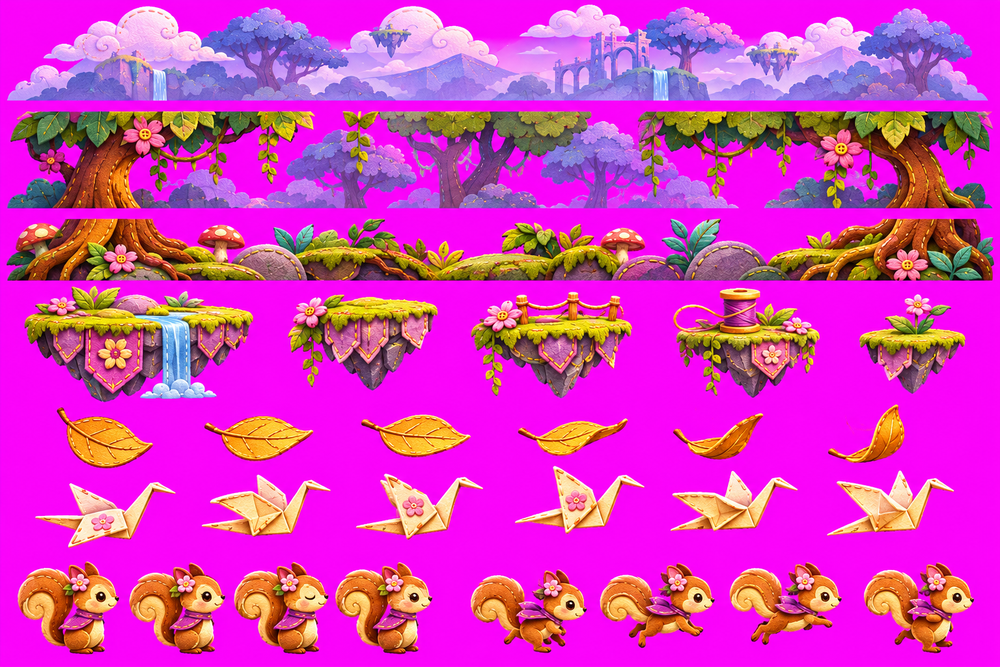
#> input picture herramientas/cap2/fuentes/hoja_bosque1.png, 1000 x 667 px, shrunk from 1536 x 1024 before the run; its folder holds only this picture in this run
$ python preparar_galeria.py
#> lines starting #> are read from the running program, lines starting #| are printed output that depends on the picture
"""GALERÍA de Yesli: postales de los niveles (Recuerdos), postal bloqueada, marco de criaturas y pestañas.
Quita el magenta (distancia al #FF00FF, borde suave) y recorta a lo dibujado. Sin redibujar.
Uso: python3 -I herramientas/galeria/preparar_galeria.py"""
import os, glob
import numpy as np
from PIL import Image
D = os.path.dirname(os.path.abspath(__file__)); OUT = os.path.join(D, '..', '..', 'assets', 'galeria')
for f in sorted(glob.glob(os.path.join(D, 'fuentes', '*.png'))):
    a = np.array(Image.open(f).convert('RGB')).astype(float)
    d = np.sqrt((a[..., 0] - 255) ** 2 + a[..., 1] ** 2 + (a[..., 2] - 255) ** 2)
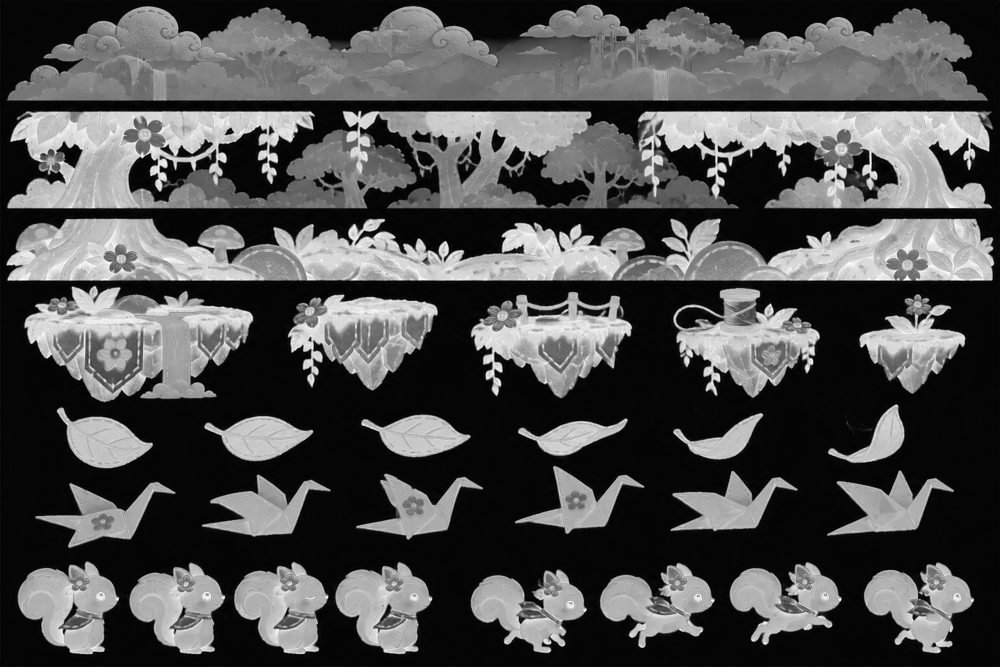
#> d: shape (667, 1000) float64; min 0, max 360.7, mean 113.3; drawn with min black and max white
    al = ((d - 60) / 70).clip(0, 1)
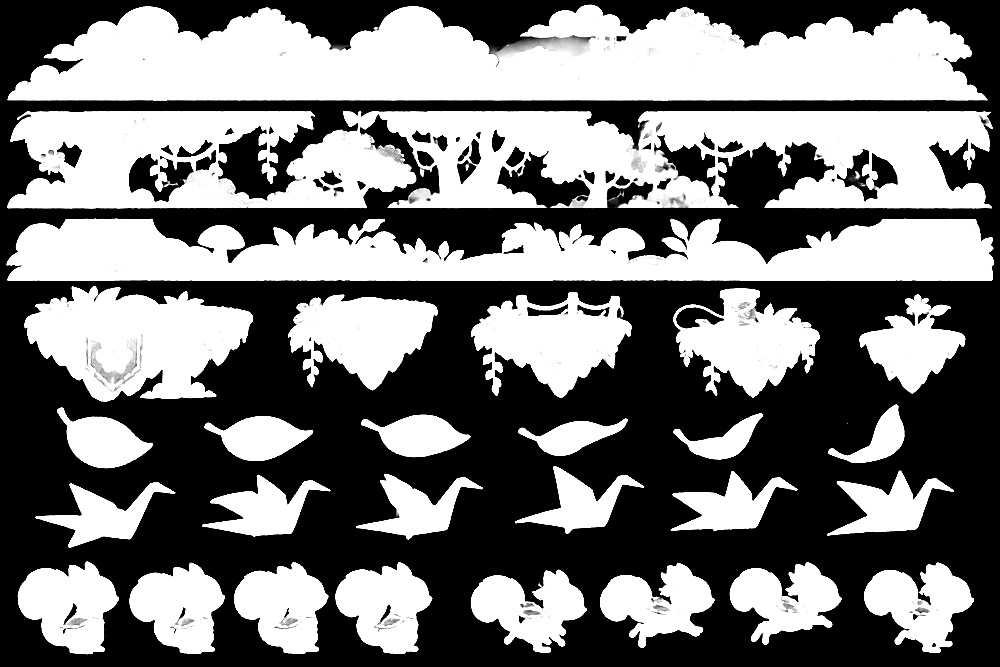
#> al: shape (667, 1000) float64; min 0, max 1, mean 0.472
    k = (1 - al)[..., None]; c = a.copy()   # quita el tinte magenta del borde suave
#> after `k = (1 - al)[..., None]`:
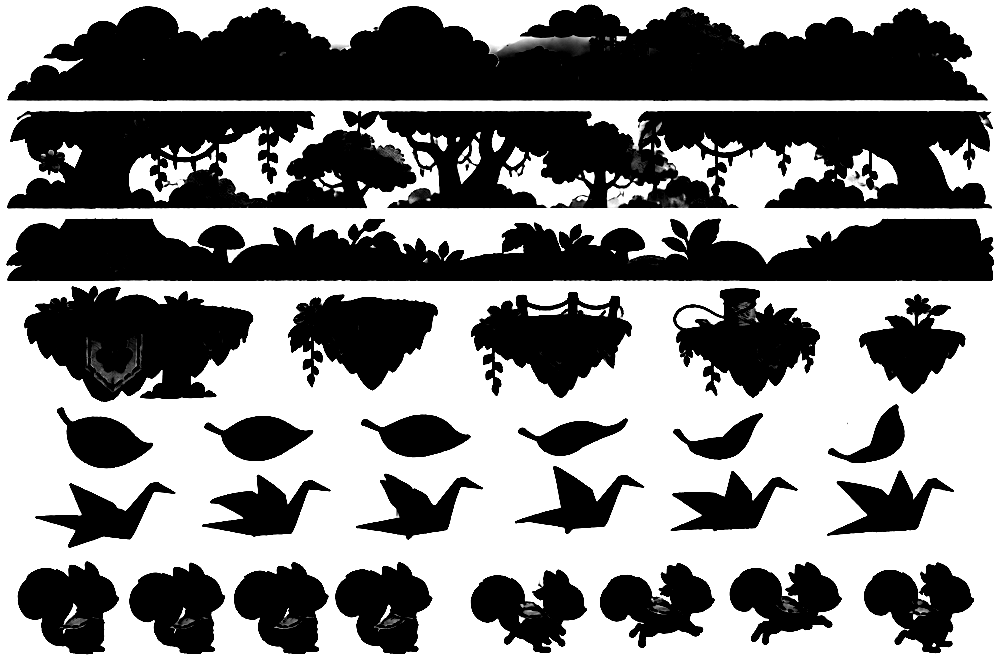
#> k: shape (667, 1000, 1) float64; min 0, max 1, mean 0.528
    c[..., 0] = np.where(al > 0, (a[..., 0] - 255 * (1 - al)) / np.maximum(al, 1e-3), a[..., 0]); c[..., 2] = np.where(al > 0, (a[..., 2] - 255 * (1 - al)) / np.maximum(al, 1e-3), a[..., 2])
    rgba = np.dstack([c.clip(0, 255), al * 255]).astype(np.uint8)
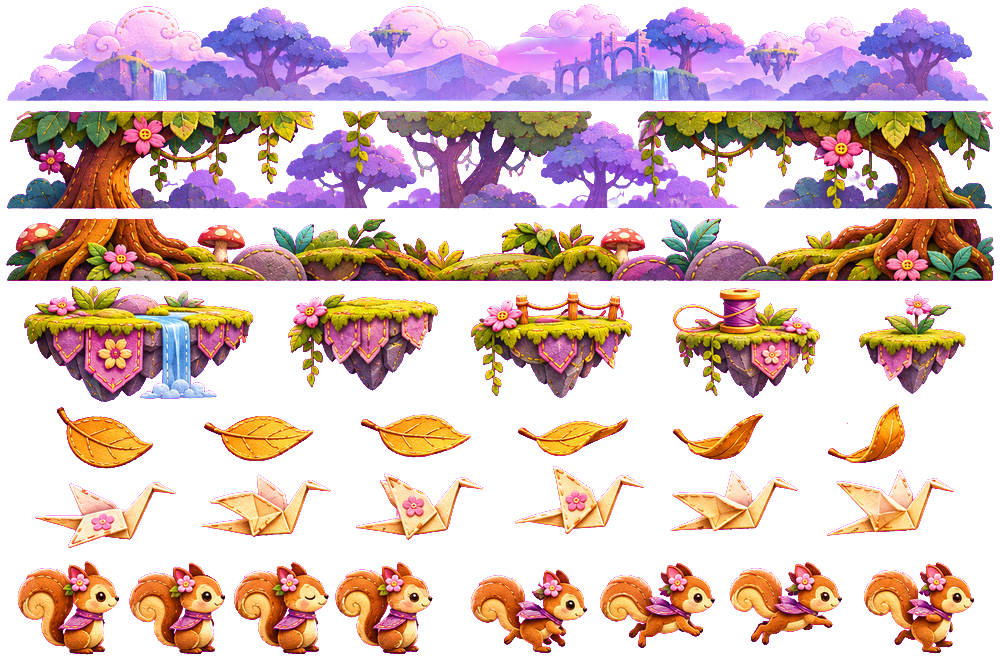
#> rgba: shape (667, 1000, 4); mean R, G, B, A 212.5, 59.9, 185.4, 120.4; transparent parts drawn white
    ys, xs = np.where(al > 0.1); im = Image.fromarray(rgba).crop((xs.min(), ys.min(), xs.max() + 1, ys.max() + 1))
#> after `im = Image.fromarray(rgba).crop((xs.min(), ys.min(), xs.max() + 1, ys.`:
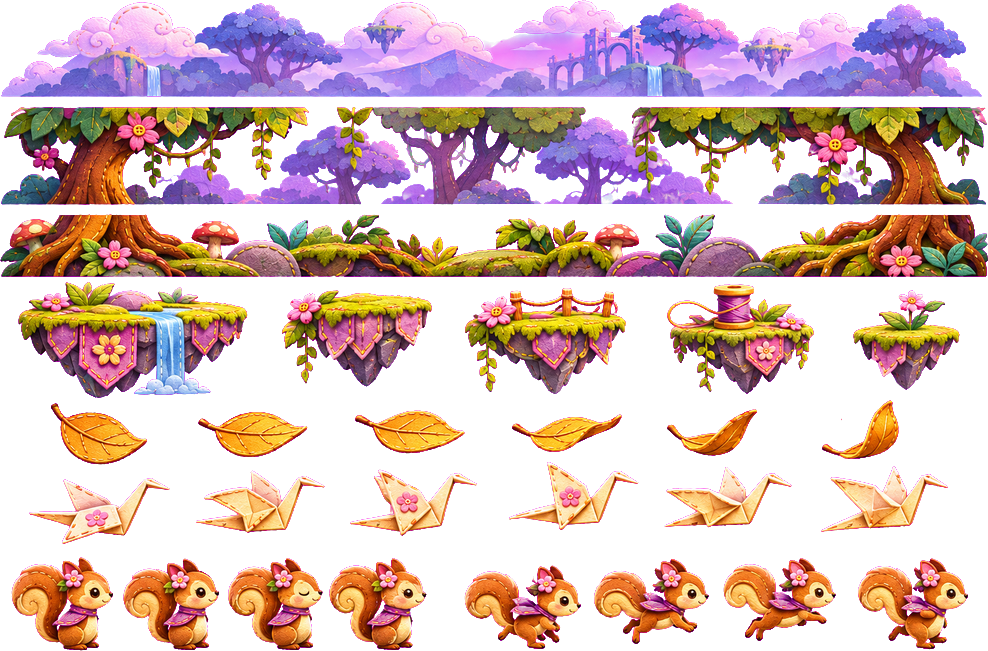
#> im: PIL image 988x651 RGBA; mean R, G, B, A 211.1, 62, 183, 124.8; transparent parts drawn white
    n = os.path.basename(f); im.save(os.path.join(OUT, n)); print(n, im.size)
